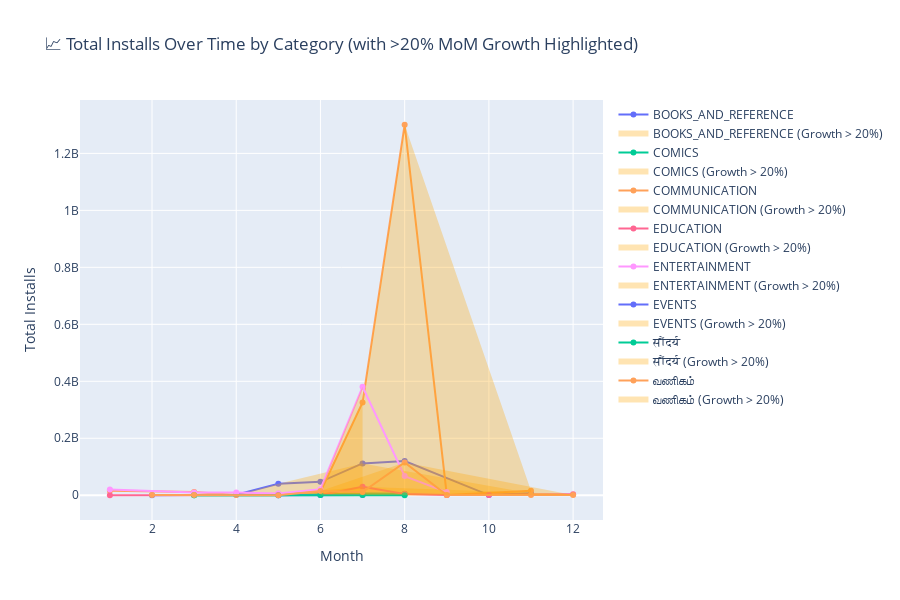

Notebook code for this chart:
### Code cell
if 18 <= hour_ist < 21:
    fig = go.Figure()
    
    # Plot each category line
    for category in grouped['Translated Category'].unique():
        cat_data = grouped[grouped['Translated Category'] == category]
        
        fig.add_trace(go.Scatter(
            x=cat_data['Month'],
            y=cat_data['Installs'],
            mode='lines+markers',
            name=category
        ))
    
        # Add shaded areas for growth > 20%
        highlight_data = cat_data[cat_data['Highlight']]
        if not highlight_data.empty:
            fig.add_trace(go.Scatter(
                x=highlight_data['Month'],
                y=highlight_data['Installs'],
                fill='tozeroy',
                mode='none',
                name=f"{category} (Growth > 20%)",
                fillcolor='rgba(255, 165, 0, 0.3)',
                showlegend=True
            ))
    
    fig.update_layout(
        title="📈 Total Installs Over Time by Category (with >20% MoM Growth Highlighted)",
        xaxis_title="Month",
        yaxis_title="Total Installs",
        height=600
    )
    fig.show()
else:
    f"⏱️ Current IST time: {now_ist.strftime('%H:%M:%S')} — Outside 6PM-9PM IST window. Graph is hidden."

### Figure 1 — Plotly figure (JSON) as saved in the notebook; plotly's stock layout.template omitted (floating-point values rounded to 4 significant figures)
{"data": [{"mode": "lines+markers", "name": "BOOKS_AND_REFERENCE", "type": "scatter", "x": [2, 4, 5, 6, 7, 8, 10, 11], "y": [100000, 2050000, 40700000, 47160000, 111700000, 120160000, 500000, 7000000]}, {"fill": "tozeroy", "fillcolor": "rgba(255, 165, 0, 0.3)", "mode": "none", "name": "BOOKS_AND_REFERENCE (Growth > 20%)", "showlegend": true, "type": "scatter", "x": [4, 5, 7, 11], "y": [2050000, 40700000, 111700000, 7000000]}, {"mode": "lines+markers", "name": "COMICS", "type": "scatter", "x": [3, 5, 7, 8], "y": [100000, 100000, 6000000, 5050000]}, {"fill": "tozeroy", "fillcolor": "rgba(255, 165, 0, 0.3)", "mode": "none", "name": "COMICS (Growth > 20%)", "showlegend": true, "type": "scatter", "x": [7], "y": [6000000]}, {"mode": "lines+markers", "name": "COMMUNICATION", "type": "scatter", "x": [1, 3, 4, 5, 6, 7, 8, 9, 11], "y": [16100000, 11200000, 1100000, 5000000, 12100000, 325840000, 1300510000, 1050000, 16000000]}, {"fill": "tozeroy", "fillcolor": "rgba(255, 165, 0, 0.3)", "mode": "none", "name": "COMMUNICATION (Growth > 20%)", "showlegend": true, "type": "scatter", "x": [5, 6, 7, 8, 11], "y": [5000000, 12100000, 325840000, 1300510000, 16000000]}, {"mode": "lines+markers", "name": "EDUCATION", "type": "scatter", "x": [1, 5, 6, 7, 8, 9, 10, 12], "y": [100000, 2100000, 1000000, 29610000, 4000000, 1000000, 1000000, 3100000]}, {"fill": "tozeroy", "fillcolor": "rgba(255, 165, 0, 0.3)", "mode": "none", "name": "EDUCATION (Growth > 20%)", "showlegend": true, "type": "scatter", "x": [5, 7, 12], "y": [2100000, 29610000, 3100000]}, {"mode": "lines+markers", "name": "ENTERTAINMENT", "type": "scatter", "x": [1, 3, 4, 5, 6, 7, 8, 9], "y": [20000000, 10000000, 10000000, 6000000, 21100000, 380800000, 67200000, 11000000]}, {"fill": "tozeroy", "fillcolor": "rgba(255, 165, 0, 0.3)", "mode": "none", "name": "ENTERTAINMENT (Growth > 20%)", "showlegend": true, "type": "scatter", "x": [6, 7], "y": [21100000, 380800000]}, {"mode": "lines+markers", "name": "EVENTS", "type": "scatter", "x": [5, 6, 7], "y": [10000, 500000, 1100000]}, {"fill": "tozeroy", "fillcolor": "rgba(255, 165, 0, 0.3)", "mode": "none", "name": "EVENTS (Growth > 20%)", "showlegend": true, "type": "scatter", "x": [6, 7], "y": [500000, 1100000]}, {"mode": "lines+markers", "name": "सौंदर्य", "type": "scatter", "x": [3, 6, 7, 8], "y": [5000, 1000000, 1000000, 100000]}, {"fill": "tozeroy", "fillcolor": "rgba(255, 165, 0, 0.3)", "mode": "none", "name": "सौंदर्य (Growth > 20%)", "showlegend": true, "type": "scatter", "x": [6], "y": [1000000]}, {"mode": "lines+markers", "name": "வணிகம்", "type": "scatter", "x": [2, 3, 5, 6, 7, 8, 9, 11, 12], "y": [1010000, 1000000, 200000, 15200000, 11600000, 115100000, 1100000, 500000, 1001000]}, {"fill": "tozeroy", "fillcolor": "rgba(255, 165, 0, 0.3)", "mode": "none", "name": "வணிகம் (Growth > 20%)", "showlegend": true, "type": "scatter", "x": [6, 8, 12], "y": [15200000, 115100000, 1001000]}], "layout": {"height": 600, "title": {"text": "📈 Total Installs Over Time by Category (with >20% MoM Growth Highlighted)"}, "xaxis": {"title": {"text": "Month"}}, "yaxis": {"title": {"text": "Total Installs"}}}}
